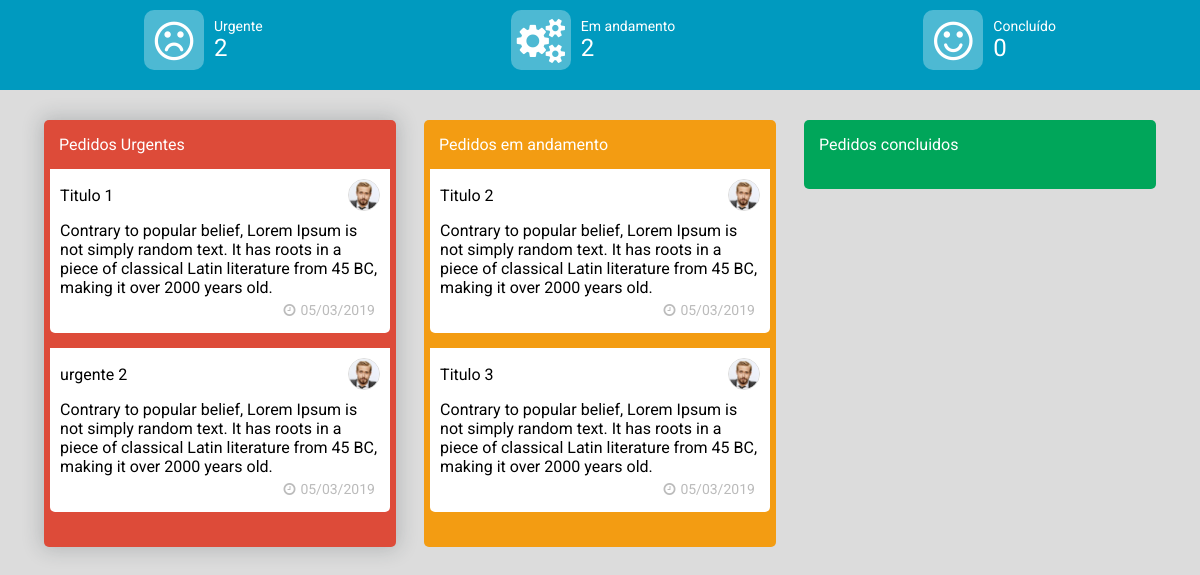
The app's page /telaChamado.php with its own data.
### tables this page shows
CREATE TABLE `sc_chamado` (
  `idChamada` int(11) NOT NULL,
  `idTecnico` int(11) NOT NULL,
  `categoria` varchar(25) NOT NULL,
  `titulo` varchar(50) NOT NULL,
  `texto` text NOT NULL,
  `data` date NOT NULL,
  `estatos` int(1) NOT NULL
);

### controller.php (called while the page is built, shortened)
<?php
	function listarChamado($categoria){
		$conexao = model_conexao();
		$sql = "SELECT * FROM sc_chamado WHERE categoria = '".$categoria."' AND estatos = 0";
		$resultado = $conexao->query($sql);
		return $resultado;
	}
	function listarQtd($categoria){
		$conexao = model_conexao();
		$sql = "SELECT count(idChamada) FROM sc_chamado WHERE categoria = '".$categoria."' AND estatos = 0";
		$resultado = $conexao->query($sql);
		$resul = $resultado->fetch_array(MYSQLI_NUM);
		return $resul;
	}
	function listarQtdConcluido(){
		$conexao = model_conexao();
		$sql = "SELECT count(idChamada) FROM sc_chamado WHERE estatos = 1";
		$resultado = $conexao->query($sql);
		$resul = $resultado->fetch_array(MYSQLI_NUM);
		return $resul;
	}
	function dataHoraBras($dataAM){
		$data = date('d/m/Y', strtotime($dataAM));
		return $data;
	}
?>

### telaChamado.php (the view, shortened to what this page needs)
<?php
    include("cabecalho_cartao.php");
    $chamado_urgentes = listarChamado('urgente');
    $chamado_andamentos = listarChamado('andamento');
?>
        <div class="linha">
            <div class="box_pedido urgente" id="urgente" data-id="urgente">
                <div class="linha">
                    <span class="titulo_box">Pedidos Urgentes</span>
                </div>
                <div class="capsula_pedidos urgente_scroll">
                    <?php
                    while ($resul = $chamado_urgentes->fetch_array(MYSQLI_NUM)) {
                    ?>
                    <a href="<?php echo 'cartao.php?id='.$resul[0]; ?>">
                        <div class="box_solicitacao">
                            <div class="linha_vertical">
                                <span class="titulo_cartao">
                                    <?php echo $resul[3];  ?>
                                </span>
                                <div class="img_cartao">
                                    <img src="img/img_cartao.jpg" alt="img_cartao" />
                                </div>
                            </div>
                            <div class="descricao_cartao">
                               <?php echo $resul[4];  ?>
                            </div>
                            <div class="tempo_cartao">
                                <i class="fa fa-clock-o" aria-hidden="true"><span><?php echo dataHoraBras($resul[5]);  ?></span></i>
                            </div>
                        </div>
                    </a>
                    <?php } ?>
                </div>
            </div>
            <div class="box_pedido andamento" id="andamento" data-id="andamento">
                <div class="linha">
                    <span class="titulo_box">Pedidos em andamento</span>
                </div>
                <div class="capsula_pedidos andamento_scroll">
                    <?php
                    while ($resul = $chamado_andamentos->fetch_array(MYSQLI_NUM)) {
                    ?>
                    <a href="<?php echo 'cartao.php?id='.$resul[0]; ?>">
                        <div class="box_solicitacao">
                            <div class="linha_vertical">
                                <span class="titulo_cartao">
                                    <?php echo $resul[3];  ?>
                                </span>
                                <div class="img_cartao">
                                    <img src="img/img_cartao.jpg" alt="img_cartao" />
                                </div>
                            </div>
                            <div class="descricao_cartao">
                                <?php echo $resul[4];  ?>
                            </div>
                            <div class="tempo_cartao">
                                <i class="fa fa-clock-o" aria-hidden="true"><span><?php echo dataHoraBras($resul[5]);  ?></span></i>
                            </div>
                        </div>
                    </a>
                    <?php } ?>
                </div>
            </div>
            <div class="box_pedido concluido" id="concluido" data-id="concluido">
                <div class="linha">
                    <span class="titulo_box">Pedidos concluidos</span>
                </div>
            </div>
        </div>
<?php
    include("footer_cartao.php");
?>

### cabecalho_cartao.php (shortened to what this page needs)
<?php
    include("controller.php");
    $listarQtdUrgente = listarQtd('urgente');
    $listarQtdAndamento = listarQtd('andamento');
    $listarQtdConcluido = listarQtdConcluido();
 ?>
<!DOCTYPE html>
<html>
<head>
    <link rel="stylesheet" href="font-awesome/css/font-awesome.min.css">
    <link rel="stylesheet" type="text/css" href="lib/css/estilo.css">
    <link rel="stylesheet" type="text/css" href="lib/css/estilo_mobile.css">
</head>
<body>
    <div class="faixa_info">
        <div class="box_pontos">
            <div class="box_trofeu">
                <i class="fa fa-frown-o" aria-hidden="true"></i>
            </div>
            <span>Urgente<small><div class="num_urgente" id="num_urgente"><?php echo $listarQtdUrgente[0]; ?></div></small></span>
        </div>
        <div class="box_pontos">
            <div class="box_trofeu">
                <i class="fa fa-cogs" aria-hidden="true"></i>
            </div>
            <span>Em andamento<small><div class="num_andamento" id="num_andamento"><?php echo $listarQtdAndamento[0]; ?></div></small></span>
        </div>
        <div class="box_pontos">
            <div class="box_trofeu">
                <i class="fa fa-smile-o" aria-hidden="true"></i>
            </div>
            <span>Concluído<small><div class="num_concluido" id="num_concluido"><?php echo $listarQtdConcluido[0]; ?></div></small></span>
        </div>
    </div>
    <div class="envelope">

### footer_cartao.php
</div>
</body>
</html>

### records on screen
sc_chamado: titulo "Titulo 1", texto "Contrary to popular belief, Lorem Ipsum is not simply random text. It has roots in a piece of classical Latin literature from 45 BC, making it over 2000 years old.", data "05/03/2019"
sc_chamado: titulo "urgente 2", texto "Contrary to popular belief, Lorem Ipsum is not simply random text. It has roots in a piece of classical Latin literature from 45 BC, making it over 2000 years old.", data "05/03/2019"
sc_chamado: titulo "Titulo 2", texto "Contrary to popular belief, Lorem Ipsum is not simply random text. It has roots in a piece of classical Latin literature from 45 BC, making it over 2000 years old.", data "05/03/2019"
sc_chamado: titulo "Titulo 3", texto "Contrary to popular belief, Lorem Ipsum is not simply random text. It has roots in a piece of classical Latin literature from 45 BC, making it over 2000 years old.", data "05/03/2019"

### other values on screen
$listarQtdUrgente[0] "2"
$listarQtdAndamento[0] "2"
$listarQtdConcluido[0] "0"
